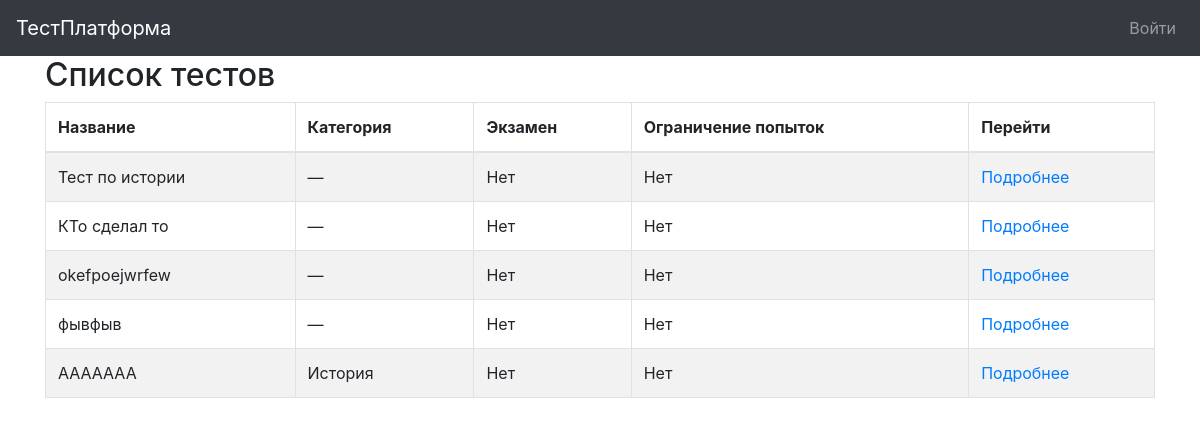
Screenshot of /quizzes/ with the database file from the repository.
### quiz/models.py (models this page shows, shortened)
class Quiz(models.Model):
    title = models.CharField(_('Заголовок'), max_length=60)
    description = models.TextField(_('Описание'), blank=True)
    url = models.SlugField(_('ЧПУ'), max_length=60)
    category = models.ForeignKey(Category, verbose_name=_('Категория'), blank=True, null=True, on_delete=models.CASCADE)
    random_order = models.BooleanField(_('Случайный порядок'), default=False)
    max_questions = models.PositiveIntegerField(_('Максимум вопросов'), blank=True, null=True)
    answers_at_end = models.BooleanField(_('Ответы в конце'), default=False)
    exam_paper = models.BooleanField(_('Экзамен'), default=False)
    single_attempt = models.BooleanField(_('Одна попытка'), default=False)
    pass_mark = models.SmallIntegerField(_('Проходной балл'), default=0, validators=[MaxValueValidator(100)])
    success_text = models.TextField(_('Текст успеха'), blank=True)
    fail_text = models.TextField(_('Текст неудачи'), blank=True)
    draft = models.BooleanField(_('Черновик'), default=False)
    class Meta:
        verbose_name = _('Тест')
        verbose_name_plural = _('Тесты')

class Category(models.Model):
    category = models.CharField(_('Категория'), max_length=250, blank=True, unique=True, null=True)
    objects = CategoryManager()
    class Meta:
        verbose_name = _('Категория')
        verbose_name_plural = _('Категории')
    def __str__(self):
        return self.category

### quiz/views.py (the view)
# urls.py: path('quizzes/', QuizListView.as_view(), name='quiz_index'),
class QuizListView(ListView):
    model = Quiz
    def get_queryset(self):
        queryset = super(QuizListView, self).get_queryset()
        return queryset.filter(draft=False)

### quiz/templates/quiz/quiz_list.html (shortened to what this page needs)
{% extends 'base.html' %}
{% load i18n %}
{% load quiz_tags %}
{% block content %}
<h2>{% trans "Список тестов" %}</h2>
    {% if quiz_list %}
        <table class="table table-bordered table-striped">
            <thead>
                <tr>
                    <th>{% trans "Название" %}</th>
                    <th>{% trans "Категория" %}</th>
                    <th>{% trans "Экзамен" %}</th>
                    <th>{% trans "Ограничение попыток" %}</th>
                    <th>{% trans "Перейти" %}</th>
                </tr>
            </thead>
            <tbody>
                {% for quiz in quiz_list %}
                    <tr>
                        <td>{{ quiz.title }}</td>
                        <td>{{ quiz.category|default:"—" }}</td>
                        <td>{{ quiz.exam_paper|yesno:"Да,Нет" }}</td>
                        <td>{{ quiz.single_attempt|yesno:"Да,Нет" }}</td>
                        <td>
                            <a href="{% url 'quiz_start_page' slug=quiz.url %}">
                                {% trans "Подробнее" %}
                            </a>
                        </td>
                    </tr>
                {% endfor %}
            </tbody>
        </table>
    {% else %}
        <p>{% trans "Доступных тестов нет." %}</p>
    {% endif %}
{% endblock %}

### quiz/templates/base.html (shortened to what this page needs)
{% load i18n %}
<!DOCTYPE html>
<html xmlns:fb="http://www.facebook.com/2008/fbml" xmlns="http://www.w3.org/1999/xhtml" xml:lang="ru" lang="ru" dir="ltr">
<head>
  <link rel="stylesheet" href="https://stackpath.bootstrapcdn.com/bootstrap/4.1.2/css/bootstrap.min.css"
>
</head>
<body>
  <nav class="navbar navbar-expand-lg navbar-dark bg-dark">
    <a class="navbar-brand" href="{% url 'index' %}">{% trans "ТестПлатформа" %}</a>
    <div class="collapse navbar-collapse" id="navbarSupportedContent">
      <ul class="navbar-nav ml-auto">
        <li class="nav-item">
          {% if user.is_authenticated %}
          <a class="nav-link" href="{% url 'logout' %}">{% trans "Выйти" %}</a>
          {% else %}
          <a class="nav-link" href="{% url 'login' %}">{% trans "Войти" %}</a>
          {% endif %}
        </li>
      </ul>
    </div>
  </nav>
  <div class="container">
    {% block content %}{% endblock %}
  </div>
</body>
</html>

### rows the page displays
Quiz: title "Тест по истории", category "—", exam_paper "Нет", single_attempt "Нет"
Quiz: title "КТо сделал то", category "—", exam_paper "Нет", single_attempt "Нет"
Quiz: title "okefpoejwrfew", category "—", exam_paper "Нет", single_attempt "Нет"
Quiz: title "фывфыв", category "—", exam_paper "Нет", single_attempt "Нет"
Quiz: title "ААААААА", category "История", exam_paper "Нет", single_attempt "Нет"
